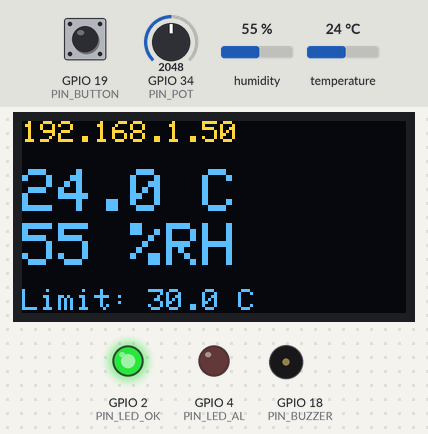
A program run on a simulated ESP32. Shown: 128×64 one-colour display, output pins drawn as LEDs (lit = HIGH), buzzer (waves = sounding). Inputs (shaded band) come from the test bench; at power-on: temperature 24 °C, GPIO 19 (PIN_BUTTON) HIGH, GPIO 34 (PIN_POT) = 2048, humidity 55 %. The OLED is the two-colour kind (top 16 rows yellow); WiFi joins after 1.5 s; servers stay silent unless stated; what the program prints to the serial monitor is not drawn.

Above: at 2.6 s.
2.7 s: temperature set to 29.6 °C
At 7.1 s:
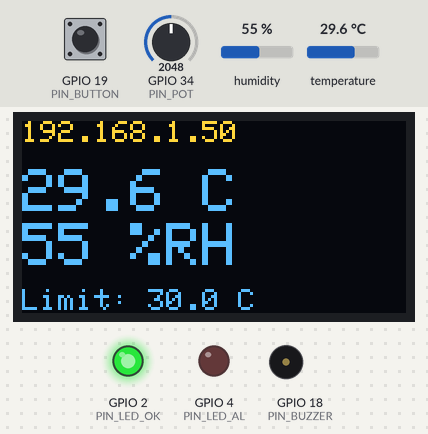
7.5 s: temperature set to 30.7 °C
At 11.87 s:
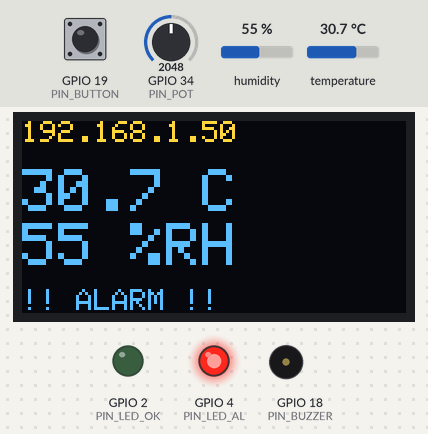
12.0 s: GPIO 19 (PIN_BUTTON) pulled LOW for 0.15 s
At 13.2 s:
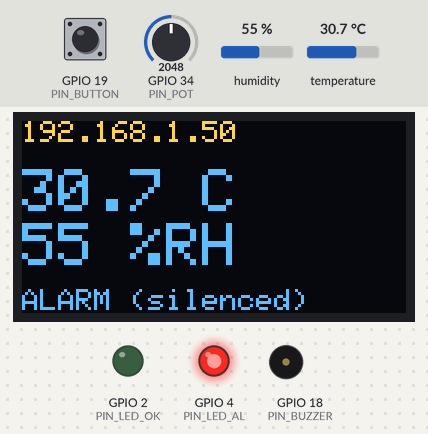
13.6 s: GPIO 34 (PIN_POT) set to 2224
15.2 s: GPIO 34 (PIN_POT) set to 2356
At 17.0 s:
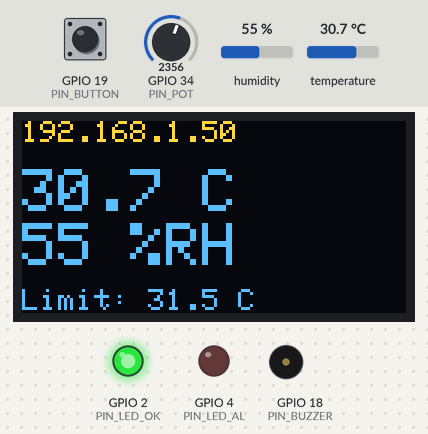
17.5 s: humidity set to 22 %
At 18.7 s:
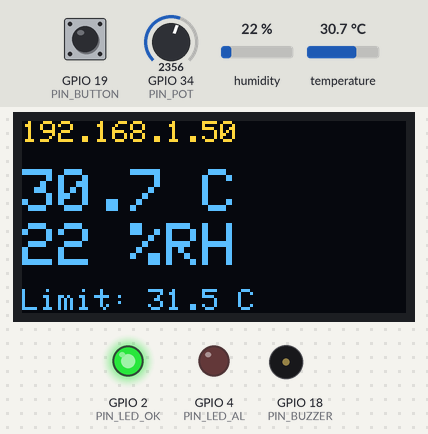
Timing chart, 0 to 20.5 s (numbered marks = the images above; inputs shaded):
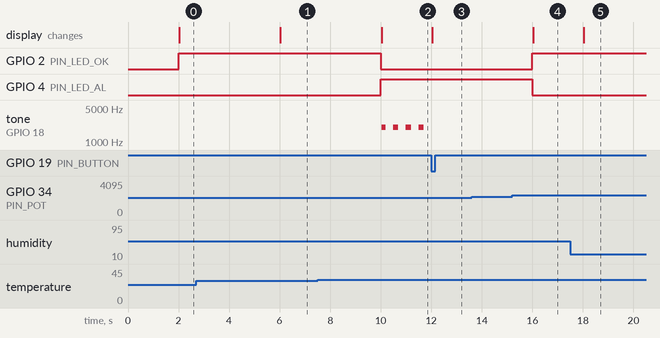

The program:

main.cpp
```cpp
/*
 * ESP32 Room Monitor
 * ------------------
 * Reads temperature/humidity from a DHT22, shows it on an SSD1306 OLED,
 * raises an alarm (red LED + buzzer) when temperature crosses a threshold
 * set by a potentiometer, and serves the readings over Wi-Fi:
 *
 *   GET /          -> live HTML dashboard (auto-refreshes)
 *   GET /api       -> JSON
 *   GET /metrics   -> Prometheus text format (easy to scrape from Zabbix/Prometheus)
 *
 * A push button silences the alarm until the temperature drops back to normal.
 * Runs as-is in the Wokwi simulator (diagram.json included).
 */

#include <Arduino.h>
#include <WiFi.h>
#include <WebServer.h>
#include <Wire.h>
#include <DHT.h>
#include <Adafruit_GFX.h>
#include <Adafruit_SSD1306.h>

// ---------- Configuration ----------
// "Wokwi-GUEST" works in the simulator. Change for real hardware.
const char *WIFI_SSID = "Wokwi-GUEST";
const char *WIFI_PASS = "";

constexpr uint8_t PIN_DHT    = 15;
constexpr uint8_t PIN_LED_OK = 2;    // green
constexpr uint8_t PIN_LED_AL = 4;    // red
constexpr uint8_t PIN_BUZZER = 18;
constexpr uint8_t PIN_BUTTON = 19;   // to GND, uses internal pull-up
constexpr uint8_t PIN_POT    = 34;   // ADC1, input only

constexpr float THRESH_MIN_C = 20.0;  // pot fully left
constexpr float THRESH_MAX_C = 40.0;  // pot fully right
constexpr float HYSTERESIS_C = 0.5;   // avoids alarm flapping at the boundary
constexpr uint32_t READ_INTERVAL_MS = 2000;  // DHT22 max rate is ~0.5 Hz

// ---------- Globals ----------
DHT dht(PIN_DHT, DHT22);
Adafruit_SSD1306 oled(128, 64, &Wire, -1);
WebServer server(80);

struct State {
  float tempC = NAN, humidity = NAN, thresholdC = 30.0;
  bool alarm = false, silenced = false, sensorOk = false;
  uint32_t readings = 0, sensorErrors = 0;
} st;

// ---------- Helpers ----------
float readThreshold() {
  int raw = analogRead(PIN_POT);                 // 0..4095
  return THRESH_MIN_C + (THRESH_MAX_C - THRESH_MIN_C) * raw / 4095.0f;
}

void updateAlarm() {
  if (!st.sensorOk) return;
  if (!st.alarm && st.tempC >= st.thresholdC) {
    st.alarm = true;
  } else if (st.alarm && st.tempC < st.thresholdC - HYSTERESIS_C) {
    st.alarm = false;
    st.silenced = false;                          // re-arm for next event
  }
  digitalWrite(PIN_LED_AL, st.alarm);
  digitalWrite(PIN_LED_OK, !st.alarm);
}

void driveBuzzer() {
  // Beep pattern: 200 ms on / 300 ms off, non-blocking
  if (st.alarm && !st.silenced && (millis() % 500) < 200)
    tone(PIN_BUZZER, 2000);
  else
    noTone(PIN_BUZZER);
}

void drawOled() {
  oled.clearDisplay();
  oled.setTextColor(SSD1306_WHITE);
  oled.setTextSize(1);
  oled.setCursor(0, 0);
  oled.print(WiFi.isConnected() ? WiFi.localIP().toString() : String("WiFi..."));

  oled.setTextSize(2);
  oled.setCursor(0, 16);
  if (st.sensorOk) {
    oled.printf("%.1f C", st.tempC);
    oled.setCursor(0, 34);
    oled.printf("%.0f %%RH", st.humidity);
  } else {
    oled.print("SENSOR ERR");
  }

  oled.setTextSize(1);
  oled.setCursor(0, 56);
  if (st.alarm) oled.print(st.silenced ? "ALARM (silenced)" : "!! ALARM !!");
  else          oled.printf("Limit: %.1f C", st.thresholdC);
  oled.display();
}

// ---------- Web handlers ----------
void handleApi() {
  char buf[256];
  snprintf(buf, sizeof buf,
    "{\"temperature_c\":%.2f,\"humidity\":%.1f,\"threshold_c\":%.1f,"
    "\"alarm\":%s,\"silenced\":%s,\"sensor_ok\":%s,\"uptime_s\":%lu}",
    st.tempC, st.humidity, st.thresholdC,
    st.alarm ? "true" : "false", st.silenced ? "true" : "false",
    st.sensorOk ? "true" : "false", millis() / 1000);
  server.send(200, "application/json", buf);
}

void handleMetrics() {
  String m;
  m += "# TYPE room_temperature_celsius gauge\nroom_temperature_celsius " + String(st.tempC, 2) + "\n";
  m += "# TYPE room_humidity_percent gauge\nroom_humidity_percent " + String(st.humidity, 1) + "\n";
  m += "# TYPE room_threshold_celsius gauge\nroom_threshold_celsius " + String(st.thresholdC, 1) + "\n";
  m += "# TYPE room_alarm gauge\nroom_alarm " + String(st.alarm) + "\n";
  m += "# TYPE sensor_errors_total counter\nsensor_errors_total " + String(st.sensorErrors) + "\n";
  m += "# TYPE wifi_rssi_dbm gauge\nwifi_rssi_dbm " + String(WiFi.RSSI()) + "\n";
  server.send(200, "text/plain; version=0.0.4", m);
}

void handleRoot() {
  static const char PAGE[] PROGMEM = R"HTML(<!doctype html><html><head>
<meta name=viewport content="width=device-width,initial-scale=1"><title>Room Monitor</title>
<style>body{font-family:system-ui;background:#111;color:#eee;display:grid;place-items:center;height:100vh;margin:0}
.card{background:#1d1d1d;padding:2rem 3rem;border-radius:16px;text-align:center}
.big{font-size:3.5rem;font-weight:700}.al{color:#ff5050}.ok{color:#50e080}small{color:#999}</style></head>
<body><div class=card><small>ESP32 Room Monitor</small>
<div class=big id=t>--</div><div id=h>--</div><p id=s>...</p><small id=l></small></div>
<script>
async function u(){try{const d=await (await fetch('/api')).json();
t.textContent=d.temperature_c.toFixed(1)+' °C';h.textContent=d.humidity.toFixed(0)+' % RH';
s.textContent=d.alarm?(d.silenced?'ALARM (silenced)':'ALARM'):'Normal';s.className=d.alarm?'al':'ok';
l.textContent='Threshold '+d.threshold_c.toFixed(1)+' °C · up '+d.uptime_s+' s';}catch(e){s.textContent='offline'}}
u();setInterval(u,2000);
</script></body></html>)HTML";
  server.send_P(200, "text/html", PAGE);
}

// ---------- Setup / loop ----------
void setup() {
  Serial.begin(115200);
  pinMode(PIN_LED_OK, OUTPUT);
  pinMode(PIN_LED_AL, OUTPUT);
  pinMode(PIN_BUZZER, OUTPUT);
  pinMode(PIN_BUTTON, INPUT_PULLUP);
  dht.begin();

  if (!oled.begin(SSD1306_SWITCHCAPVCC, 0x3C)) Serial.println("OLED not found");
  oled.clearDisplay(); oled.display();

  WiFi.begin(WIFI_SSID, WIFI_PASS);
  Serial.print("Connecting to WiFi");

  server.on("/", handleRoot);
  server.on("/api", handleApi);
  server.on("/metrics", handleMetrics);
  server.onNotFound([] { server.send(404, "text/plain", "not found"); });
}

void loop() {
  static uint32_t lastRead = 0;
  static bool serverStarted = false, lastBtn = HIGH;

  // Start web server once Wi-Fi is up (non-blocking connect)
  if (!serverStarted && WiFi.isConnected()) {
    server.begin();
    serverStarted = true;
    Serial.printf("\nConnected. Open http://%s/\n", WiFi.localIP().toString().c_str());
  }
  if (serverStarted) server.handleClient();

  // Button: falling edge silences an active alarm
  bool btn = digitalRead(PIN_BUTTON);
  if (lastBtn == HIGH && btn == LOW && st.alarm) {
    st.silenced = true;
    Serial.println("Alarm silenced");
  }
  lastBtn = btn;

  if (millis() - lastRead >= READ_INTERVAL_MS) {
    lastRead = millis();
    float t = dht.readTemperature(), h = dht.readHumidity();
    st.sensorOk = !(isnan(t) || isnan(h));
    if (st.sensorOk) { st.tempC = t; st.humidity = h; st.readings++; }
    else st.sensorErrors++;
    st.thresholdC = readThreshold();
    updateAlarm();
    drawOled();
    Serial.printf("T=%.1fC H=%.0f%% limit=%.1fC alarm=%d\n",
                  st.tempC, st.humidity, st.thresholdC, st.alarm);
  }

  driveBuzzer();
}
```

Measured:
- the behaviour switches between 30 and 30.1 °C on temperature (found by bisection; images 1 and 2)
- the behaviour switches between 2293 and 2294 on GPIO 34 (PIN_POT) (found by bisection; images 3 and 4)
- after the input at 2.7 s, the display: changes after 3.3 s (image 1)
- after the input at 7.5 s, GPIO 2 (PIN_LED_OK): HIGH → LOW after 2.5 s; GPIO 4 (PIN_LED_AL): LOW → HIGH after 2.5 s; tone on GPIO 18 (PIN_BUZZER): alternates 2000 Hz for 0.20 s and silent for 0.30 s, starting after 2.5 s; the display: changes after 2.5 s (image 2)
- after the input at 12.0 s, tone on GPIO 18 (PIN_BUZZER): stops changing and stays silent; the display: changes at once (image 3)
- after the input at 13.6 s, every drawn part: stays the same
- after the input at 15.2 s, GPIO 2 (PIN_LED_OK): LOW → HIGH after 0.80 s; GPIO 4 (PIN_LED_AL): HIGH → LOW after 0.80 s; the display: changes after 0.83 s (image 4)
- after the input at 17.5 s, the display: changes after 0.53 s (image 5)
